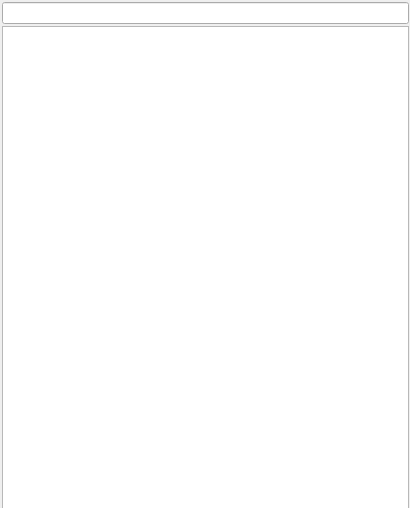
<?xml version="1.0" encoding="UTF-8"?>
<ui version="4.0">
 <class>SymbolListPanel</class>
 <widget class="ads::CDockWidget" name="SymbolListPanel">
  <property name="geometry">
   <rect>
    <x>0</x>
    <y>0</y>
    <width>410</width>
    <height>508</height>
   </rect>
  </property>
  <property name="windowTitle">
   <string>SymbolListPanel</string>
  </property>
  <widget class="QFrame" name="root">
   <property name="geometry">
    <rect>
     <x>0</x>
     <y>0</y>
     <width>411</width>
     <height>511</height>
    </rect>
   </property>
   <property name="sizePolicy">
    <sizepolicy hsizetype="Expanding" vsizetype="Expanding">
     <horstretch>0</horstretch>
     <verstretch>0</verstretch>
    </sizepolicy>
   </property>
   <layout class="QVBoxLayout" name="verticalLayout">
    <property name="spacing">
     <number>0</number>
    </property>
    <property name="leftMargin">
     <number>0</number>
    </property>
    <property name="topMargin">
     <number>0</number>
    </property>
    <property name="rightMargin">
     <number>0</number>
    </property>
    <property name="bottomMargin">
     <number>0</number>
    </property>
    <item>
     <widget class="QFrame" name="content">
      <property name="sizePolicy">
       <sizepolicy hsizetype="Expanding" vsizetype="Expanding">
        <horstretch>0</horstretch>
        <verstretch>0</verstretch>
       </sizepolicy>
      </property>
      <property name="frameShape">
       <enum>QFrame::NoFrame</enum>
      </property>
      <property name="frameShadow">
       <enum>QFrame::Raised</enum>
      </property>
      <property name="lineWidth">
       <number>0</number>
      </property>
      <layout class="QVBoxLayout" name="verticalLayout_2">
       <property name="spacing">
        <number>2</number>
       </property>
       <property name="leftMargin">
        <number>2</number>
       </property>
       <property name="topMargin">
        <number>2</number>
       </property>
       <property name="rightMargin">
        <number>2</number>
       </property>
       <property name="bottomMargin">
        <number>0</number>
       </property>
       <item>
        <widget class="QFrame" name="headerFrame">
         <property name="sizePolicy">
          <sizepolicy hsizetype="Minimum" vsizetype="Fixed">
           <horstretch>0</horstretch>
           <verstretch>0</verstretch>
          </sizepolicy>
         </property>
         <property name="minimumSize">
          <size>
           <width>0</width>
           <height>16</height>
          </size>
         </property>
         <property name="frameShape">
          <enum>QFrame::NoFrame</enum>
         </property>
         <property name="frameShadow">
          <enum>QFrame::Raised</enum>
         </property>
         <property name="lineWidth">
          <number>0</number>
         </property>
         <layout class="QVBoxLayout" name="verticalLayout_3">
          <property name="spacing">
           <number>0</number>
          </property>
          <property name="leftMargin">
           <number>0</number>
          </property>
          <property name="topMargin">
           <number>0</number>
          </property>
          <property name="rightMargin">
           <number>0</number>
          </property>
          <property name="bottomMargin">
           <number>0</number>
          </property>
          <item>
           <widget class="QLineEdit" name="searchTextBar">
            <property name="sizePolicy">
             <sizepolicy hsizetype="Expanding" vsizetype="Expanding">
              <horstretch>0</horstretch>
              <verstretch>0</verstretch>
             </sizepolicy>
            </property>
            <property name="font">
             <font>
              <pointsize>8</pointsize>
             </font>
            </property>
           </widget>
          </item>
         </layout>
        </widget>
       </item>
       <item>
        <widget class="QTreeView" name="symbolTable"/>
       </item>
      </layout>
     </widget>
    </item>
   </layout>
  </widget>
 </widget>
 <customwidgets>
  <customwidget>
   <class>ads::CDockWidget</class>
   <extends>QFrame</extends>
   <header location="global">DockWidget.h</header>
   <container>1</container>
  </customwidget>
 </customwidgets>
 <resources/>
 <connections/>
</ui>
